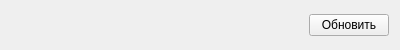
<?xml version="1.0" encoding="UTF-8"?>
<ui version="4.0">
 <class>class_update_ref_banks</class>
 <widget class="QWidget" name="class_update_ref_banks">
  <property name="windowModality">
   <enum>Qt::ApplicationModal</enum>
  </property>
  <property name="geometry">
   <rect>
    <x>0</x>
    <y>0</y>
    <width>400</width>
    <height>50</height>
   </rect>
  </property>
  <property name="minimumSize">
   <size>
    <width>400</width>
    <height>50</height>
   </size>
  </property>
  <property name="maximumSize">
   <size>
    <width>400</width>
    <height>50</height>
   </size>
  </property>
  <property name="windowTitle">
   <string>Обновление справочника банков</string>
  </property>
  <layout class="QGridLayout" name="gridLayout">
   <item row="0" column="0">
    <widget class="QLabel" name="label">
     <property name="text">
      <string/>
     </property>
    </widget>
   </item>
   <item row="0" column="2">
    <widget class="QPushButton" name="pushButton">
     <property name="text">
      <string>Обновить</string>
     </property>
    </widget>
   </item>
   <item row="0" column="1">
    <spacer name="horizontalSpacer">
     <property name="orientation">
      <enum>Qt::Horizontal</enum>
     </property>
     <property name="sizeHint" stdset="0">
      <size>
       <width>40</width>
       <height>20</height>
      </size>
     </property>
    </spacer>
   </item>
  </layout>
 </widget>
 <resources/>
 <connections/>
</ui>
